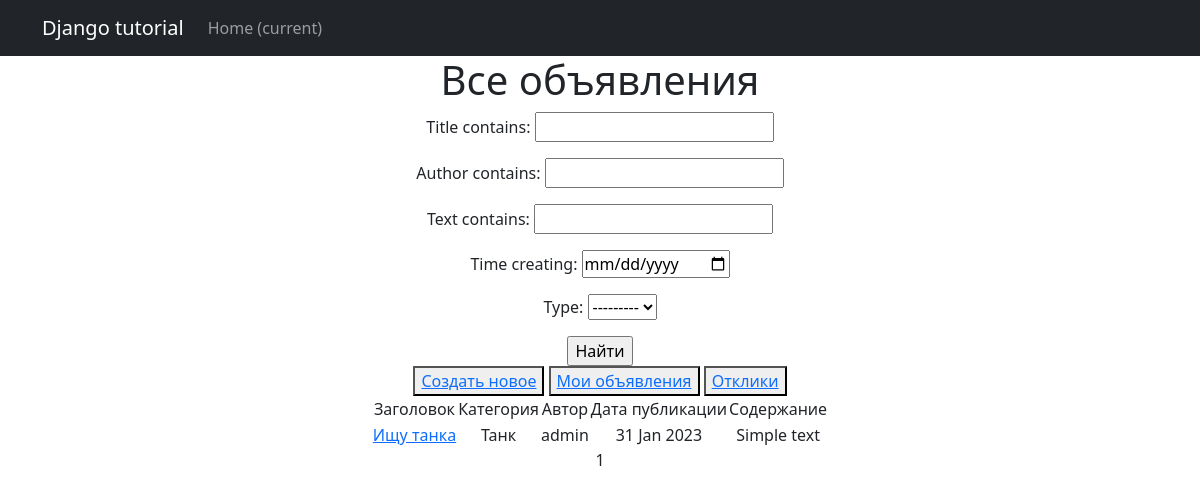
Page /board/ on the earlier database version.
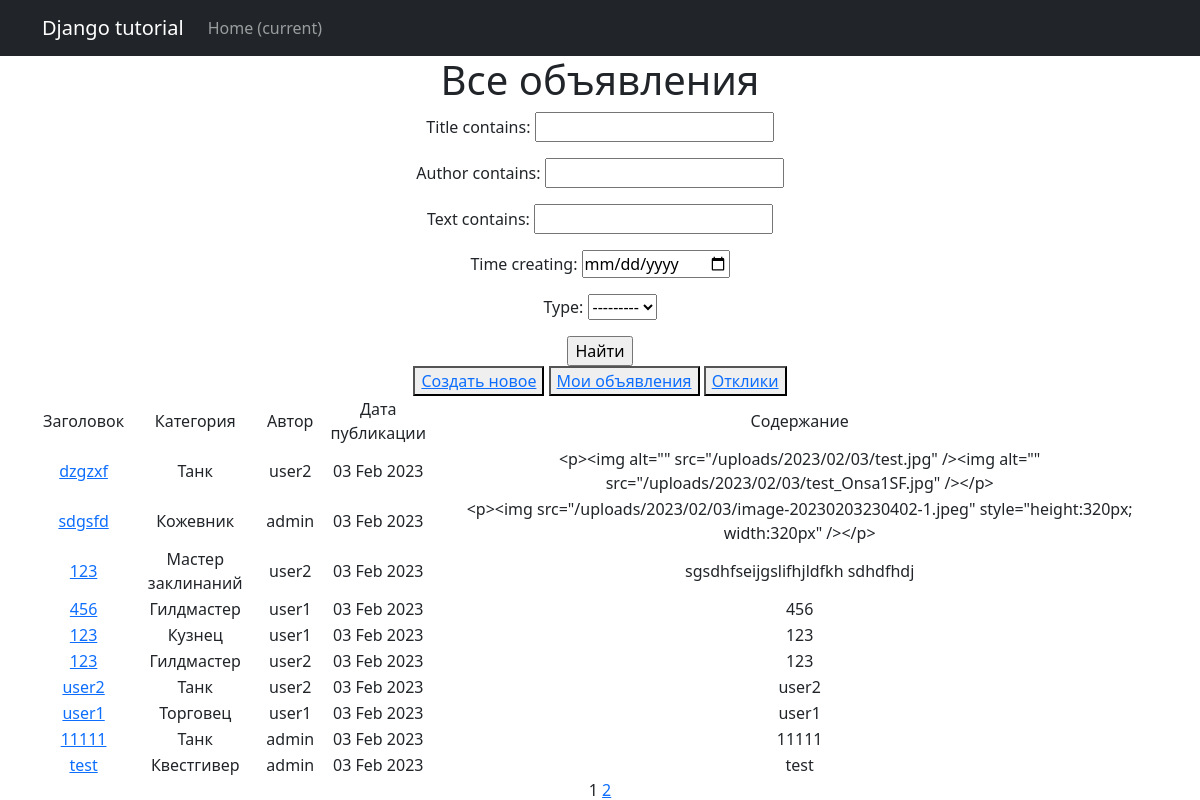
Same page on the later database version.
### board/models.py (models this page shows, shortened)
class Announcement(models.Model):
    tank = 'TN'
    hil = 'HL'
    dd = 'DD'
    torg = 'TG'
    gildm = 'GM'
    kvestg = 'KG'
    kuzn = 'KZ'
    kozhev = 'KV'
    zelev = 'ZL'
    zakl = 'MZ'
    POSITIONS = [
        (tank, 'Танк'),
        (hil, 'Хил'),
        (dd, 'ДД'),
        (torg, 'Торговец'),
        (gildm, 'Гилдмастер'),
        (kvestg, 'Квестгивер'),
        (kuzn, 'Кузнец'),
        (kozhev, 'Кожевник'),
        (zelev, 'Зельевар'),
        (zakl, 'Мастер заклинаний'),
    ]
    type = models.CharField(max_length=2, choices=POSITIONS, default=tank)
    title = models.CharField(max_length=100)
    author = models.ForeignKey(User, blank=True, null=True, on_delete=models.CASCADE)
    text = RichTextUploadingField()
    time_creating = models.DateTimeField(auto_now_add=True)

### board/views.py (the view)
# urls.py: path('', BoardFiltered.as_view(), name='board'),
class BoardFiltered(ListView):
    model = Announcement
    ordering = '-time_creating'
    template_name = 'board.html'
    context_object_name = 'anns'
    paginate_by = 10
    def get_queryset(self):
        queryset = super().get_queryset()
        self.filterset = BoardFilter(self.request.GET, queryset)
        return self.filterset.qs
    def get_context_data(self, **kwargs):
        context = super().get_context_data(**kwargs)
        context['filterset'] = self.filterset
        return context

### board/templatetags/custom_tags.py (called while the page is built)
@register.simple_tag(takes_context=True)
def url_replace(context, **kwargs):
   d = context['request'].GET.copy()
   for k, v in kwargs.items():
       d[k] = v
   return d.urlencode()

### templates/board.html (shortened to what this page needs)
{% extends 'default.html' %}
{% load custom_tags %}
{% block content %}
<h1>Все объявления</h1>
   <form action="" method="get">
       {{ filterset.form.as_p }}
       <input type="submit" value="Найти" />
   </form>
<button> <a href="{% url 'create' %}"> Создать новое </a></button>
<button> <a href="{% url 'my_ann' %}"> Мои объявления </a></button>
<button> <a href="{% url 'resp_my' %}"> Отклики </a></button>
    {% if anns %}
        <table align="center">
            <tr>
                <td>Заголовок</td>
                <td>Категория</td>
                <td>Автор</td>
                <td>Дата публикации</td>
                <td>Содержание</td>
            </tr>
            {% for ann in anns %}
            <tr>
                <td><a href="{% url 'detail' ann.pk %}">{{ ann.title }}</a></td>
                <td>{{ ann.get_type_display }}</td>
                <td>{{ ann.author }}</td>
                <td>{{ ann.time_creating|date:'d M Y' }}</td>
                <td>{{ ann.text|truncatewords:20 }}</td>
            </tr>
            {% endfor %}
        </table>
    {% else %}
        <h2>Объявлений нет!</h2>
    {% endif %}
   {{ page_obj.number }}
   {% if page_obj.has_next %}
       <a href="?{% url_replace page=page_obj.next_page_number %}">{{ page_obj.next_page_number }}</a>
   {% endif %}
{% endblock content %}

Differences in the rows shown:
no longer on this page (row edited): Announcement: title "Ищу танка", type "Танк", author "admin", time_creating "31 Jan 2023", text "Simple text"
added Announcement: title "dzgzxf", type "Танк", author "user2", time_creating "03 Feb 2023", text "<p><img alt=\"\" src=\"/uploads/2023/02/03/test.jpg\" /><img alt=\"\" src=\"/uploads/2023/02/03/test_Onsa1SF.jpg\" /></p>"
added Announcement: title "sdgsfd", type "Кожевник", author "admin", time_creating "03 Feb 2023", text "<p><img src=\"/uploads/2023/02/03/image-20230203230402-1.jpeg\" style=\"height:320px; width:320px\" /></p>"
added Announcement: title "123", type "Мастер заклинаний", author "user2", time_creating "03 Feb 2023", text "sgsdhfseijgslifhjldfkh sdhdfhdj"
added Announcement: title "456", type "Гилдмастер", author "user1", time_creating "03 Feb 2023", text "456"
added Announcement: title "123", type "Кузнец", author "user1", time_creating "03 Feb 2023", text "123"
added Announcement: title "123", type "Гилдмастер", author "user2", time_creating "03 Feb 2023", text "123"
added Announcement: title "user2", type "Танк", author "user2", time_creating "03 Feb 2023", text "user2"
added Announcement: title "user1", type "Торговец", author "user1", time_creating "03 Feb 2023", text "user1"
added Announcement: title "11111", type "Танк", author "admin", time_creating "03 Feb 2023", text "11111"
added Announcement: title "test", type "Квестгивер", author "admin", time_creating "03 Feb 2023", text "test"
Other differences:
{{ page_obj.next_page_number }}: (not shown) → "2"
